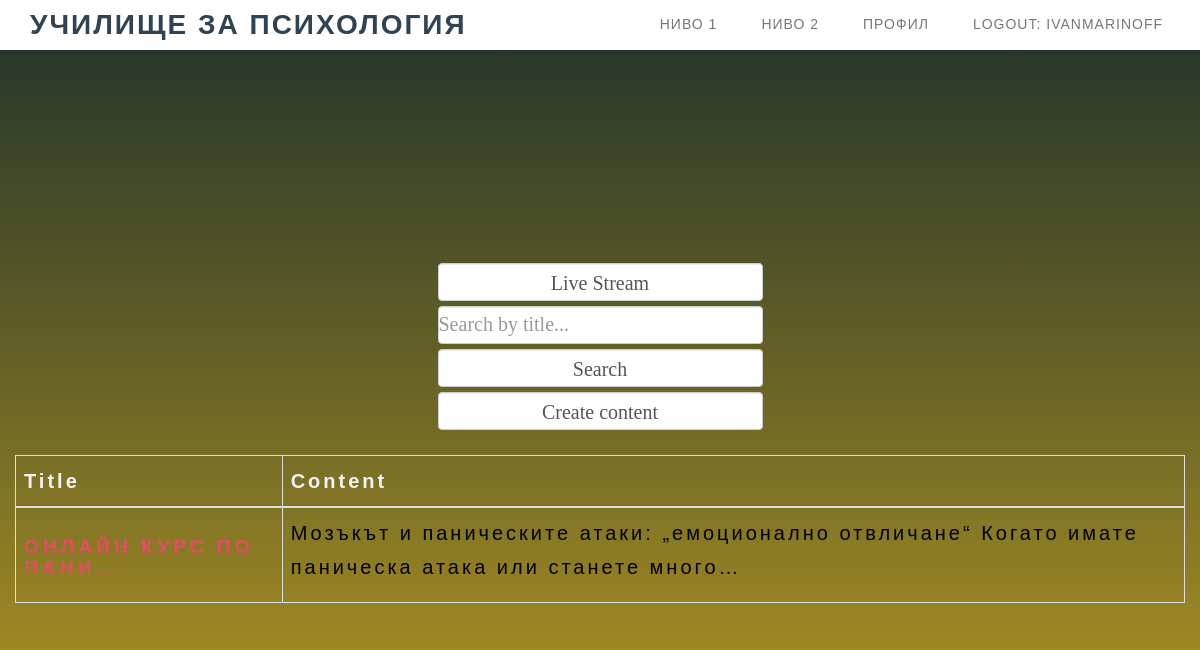
/api/content/read_content/ (signed in), run on the app's committed database.
### school_bg/users/models.py (models this page shows, shortened)
class User(auth_models.AbstractUser):
    first_name = models.CharField(
        max_length=30,
        blank=True,
        null=True,
        validators=[
            validate_only_alphabetical,
        ]
    )
    last_name = models.CharField(
        max_length=30,
        blank=True,
        null=True,
        validators=[
            validate_only_alphabetical,
        ]
    )
    email = models.EmailField(
        unique=True,
        validators=[validate_email],
    )

### school_bg/content/models.py (models this page shows, shortened)
class Level_1(models.Model):
    class Meta:
        ordering = ['-created_at']
    title = models.CharField(
        max_length=100,
        blank=True,
        null=True,
    )
    text = models.TextField(
        blank=True,
        null=True,
    )
    created_at = models.DateTimeField(auto_now=True, blank=True)
    updated_at = models.DateTimeField(auto_now=True, blank=True)
    user = models.ForeignKey(
        UserModel,
        on_delete=models.CASCADE,
    )
    slug = models.SlugField(
        unique=True,
        blank=True,
        null=True,
    )
    image_url = models.URLField(
        blank=True,
        null=True,
    )
    file = models.FileField(
        upload_to='files',
        blank=True,
        null=True,
        default=None,
    )
    video = models.FileField(
        upload_to='videos',
        blank=True,
        null=True,
        default=None,
        )

### school_bg/content/views.py (the view)
# urls.py: path('read_content/', ReadContentView.as_view(), name='read-content'),
class ReadContentView(CustomLoginRequiredMixin, views.ListView):
    model = Level_1
    template_name = 'content/read_content.html'
    form_class = ContentReadForm
    success_url = reverse_lazy('read-content')
    paginate_by = 5
    context_object_name = 'content'
    object_list = Level_1.objects.all().order_by('title')
    def get_queryset(self):
        queryset = super().get_queryset()
        search = self.request.GET.get('search', '')
        queryset = queryset.filter(text__icontains=search)
        return queryset
    def get_context_data(self, *args, **kwargs):
        context = super().get_context_data(*args, **kwargs)
        context['search'] = self.request.GET.get('search', '')
        return context

### templates/content/read_content.html (shortened to what this page needs)
{% extends 'content/content_navbar.html' %}
{% load static %}
{% load custom_filters %}
{% block navbar_content %}
    <div class="container">
        <div class="row">
            <div class="col-12">
                <br><br><br><br>
                <table class="table table-bordered" style="list-style-type:upper-roman" aria-sort="descending">
                    <thead>
                    <tr>
                        <th>
                            <p1>Title</p1>
                        </th>
                        <th>
                            <p1>Content</p1>
                        </th>
                    </tr>
                    </thead>
                    <tbody>
                    {% if request.user.is_authenticated %}
                        <form action="{% url 'live-stream' %}" method="get" enctype="multipart/form-data">
                            <input type="submit" class="form-control" value="Live Stream">
                        </form>
                    {% endif %}
                    <form action="{% url 'read-content' %}" method="get" enctype="multipart/form-data">
                        <input type="text" class="form-control" name="search" placeholder="Search by title..."
                               value="{{ request.GET.title }}">
                        <input type="submit" class="form-control" value="Search">
                    </form>
                    {% if request.user.is_superuser %}
                        <form action="{% url 'create-content' %}" method="get"
                              enctype="multipart/form-data">
                            <input type="submit" class="form-control" value="Create content"></form><br>
                    {% endif %}
                    {% for content in object_list reversed %}
                        <tr>
                            <td>
                                <h2>
                                    <a href="{% url 'detail-content' slug=content.slug %}">
                                        {{ content.title|truncatechars:20 }}</a>
                                </h2>
                            </td>
                            <td>
                                <p>
                                    {{ content.text|truncatechars:100 }}
                                </p>
                            </td>
                        </tr>
                    {% endfor %}
                    </tbody>
                </table>
            </div>
        </div>
    </div>
{% endblock %}

### templates/content/content_navbar.html (shortened to what this page needs)
{% load static %}
<!DOCTYPE html>
<html lang="bg">
<head>
    <link rel="stylesheet" href="{% static 'css/bootstrap.min.css' %}">
    <link rel="stylesheet" href="{% static 'css/animate.min.css' %}">
    <link rel="stylesheet" href="{% static 'css/font-awesome.min.css' %}">
    <link rel="stylesheet" href="{% static 'css/style.css' %}">
    <link rel="stylesheet" href="{% static 'css/global_content.css' %}">
    <div class="navbar navbar-default navbar-fixed-top" role="navigation">
        <div class="container">
            <div class="navbar-header">
                <a href="{% url 'home_page' %}" class="navbar-brand smoothScroll">УЧИЛИЩЕ ЗА ПСИХОЛОГИЯ</a>
            </div>
            <div class="collapse navbar-collapse">
                <ul class="nav navbar-nav navbar-right">
                    {% if user.is_authenticated %}
                        <li><a href="{% url 'read-content' %}"
                               class="smoothScroll"><span>Ниво 1</span></a></li>
                        <li><a href="{% url 'global-read-content' %}"
                               class="smoothScroll"><span>Ниво 2</span></a></li>
                        <li><a href="{% url 'profile-details' pk=request.user.pk %}" class="smoothScroll"><span>Профил</span></a>
                        </li>
                        <li>
                            <form method="POST" action="{% url 'logout_user' %}">
                                <a href="#" class="smoothScroll" onclick="this.closest('form').submit(); return false;"><span>Logout: {{ request.user }}</span></a>
                            </form>
                        </li>
                    {% endif %}
                </ul>
            </div>
        </div>
    </div>
    </body>
    {% block navbar_content %}
    {% endblock navbar_content%}
</head>
</html>

### static/css/style.css (style rules this page uses)
html, body { width: 100%; overflow-x: hidden; }
html { font-size: 100%; }
h1, h2, h3, h4 { font-weight: 300; }
h2 { color: #e44c65; font-size: 1.2rem; font-weight: bold; letter-spacing: 4px; text-transform: uppercase; }
p { color: black; font-size: 20px; letter-spacing: 3px; line-height: 34px; }
p1 { color: #f9f2f4; font-size: 20px; letter-spacing: 3px; line-height: 34px; }
a { color: #e44c65; -webkit-transition: 0.5s; -o-transition: 0.5s; transition: 0.5s; text-decoration: none !important; }
* { -webkit-box-sizing: border-box; -moz-box-sizing: border-box; box-sizing: border-box; }
*:before, *:after { -webkit-box-sizing: border-box; -moz-box-sizing: border-box; box-sizing: border-box; }
.navbar-default { background: #ffffff; box-shadow: 0px 2px 8px 0px rgba(50, 50, 50, 0.04); border: none; margin-bottom: 0px !important; }
.navbar-default .navbar-brand { color: #304352; font-size: 28px; font-weight: bold; letter-spacing: 2px; margin: 0; }
.navbar-default .navbar-nav li a { color: #777; font-size: 14px; font-weight: 300; letter-spacing: 1px; text-transform: uppercase; -webkit-transition: all 0.4s ease-in-out; transition: all 0.4s ease-in-out; padding-right: 22px; padding-left: 22px; display: inline; }
.navbar-default .navbar-nav li a span { position: relative; display: inline-block; padding-bottom: 2px; }
.navbar-default .navbar-nav li a span:before { content: ""; position: absolute; width: 100%; height: 2px; bottom: 0; left: 0; background-color: rgba(255, 255, 255, 0.5); visibility: hidden; -webkit-transform: scaleX(0); -moz-transform: scaleX(0); -ms-transform: scaleX(0); -o-transform: scaleX(0); transform: scaleX(0); -webkit-transition: all 0.3s ease-in-out 0s; -moz-transition: all 0.3s ease-in-out 0s; -ms-transition: all 0.3s ease-in-out 0s; -o-transition: all 0.3s ease-in-out 0s; transition: all 0.3s ease-in-out 0s; }

### static/css/global_content.css (style rules this page uses)
input { width: 80%; height: 66px; background: #e0dede; justify-content: center; display: flex; margin: 5px auto; padding: 24px; border: none; outline: none; border-radius: 5px; }

### data on the page
User: user "IVANMARINOFF"
Level_1: text "Мозъкът и паническите атаки: „емоционално отвличане“ Когато имате паническа атака или станете много…"
